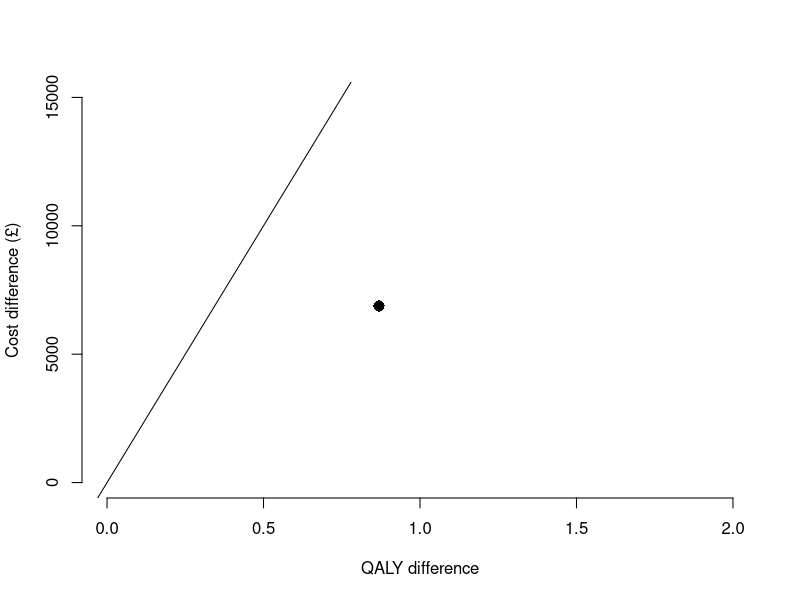
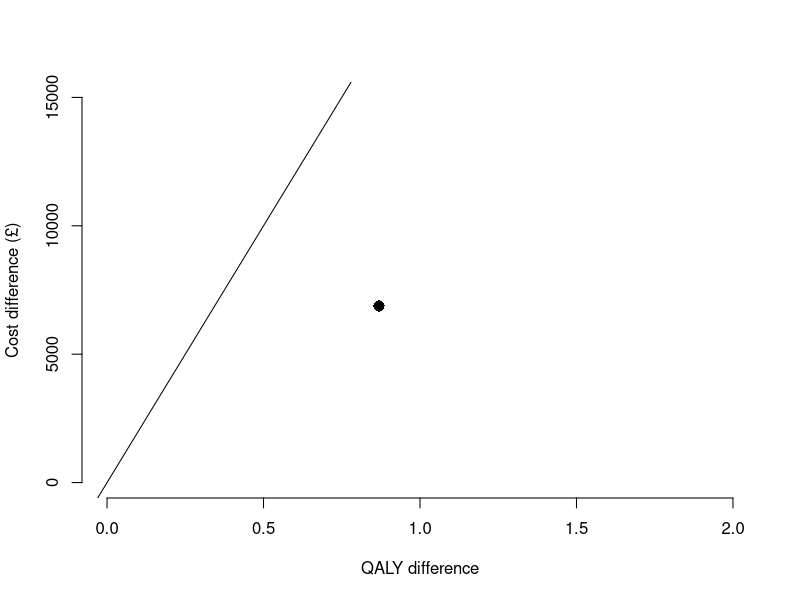
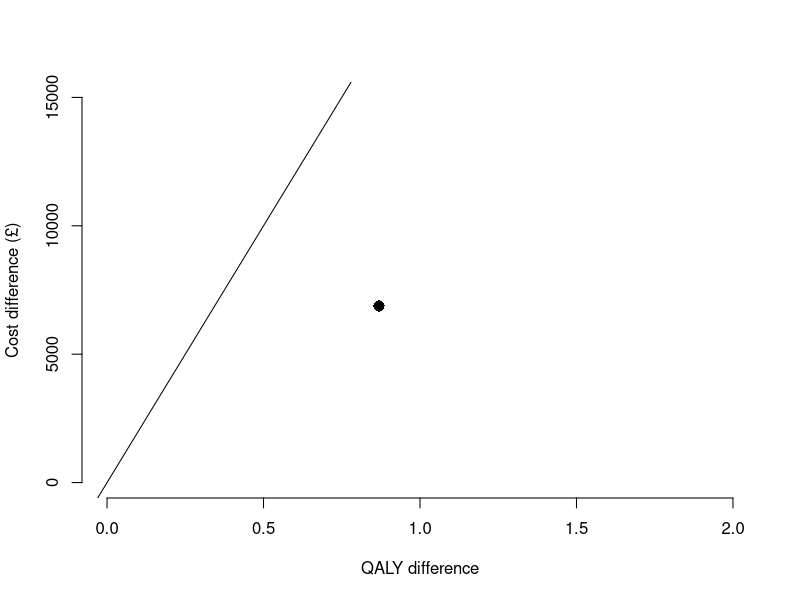

Write the R code that produced these figures, in order. (Note: this script raises an error after producing the figures.)
############################
# Markov model: real world #
############################

## model set-up ----

t_names <- c("without_drug", "with_drug")
n_treatments <- length(t_names)

s_names  <- c("Asymptomatic_disease", "Progressive_disease", "Dead")
n_states <- length(s_names)

n_cohort <- 1000
n_cycles <- 46
Initial_age <- 55

effect <- 0.5

cAsymp <- 500; cDeath <- 1000; cProg <- 3000
cDrug <- 1000
uAsymp <- 0.95; uProg <- 0.75
oDr <- 0.06; cDr <- 0.06
tpDcm <- 0.15; tpProg <- 0.01

tpDn <- 0.0379  # over 65 year old


# cost of staying in state
state_c_matrix <-
  matrix(c(cAsymp, cProg, 0,
           cAsymp + cDrug, cProg, 0),
         byrow = TRUE,
         nrow = n_treatments,
         dimnames = list(t_names,
                         s_names))

# qaly when staying in state
state_q_matrix <-
  matrix(c(uAsymp, uProg, 0,
           uAsymp, uProg, 0),
         byrow = TRUE,
         nrow = n_treatments,
         dimnames = list(t_names,
                         s_names))

# cost of moving to a state
# same for both treatments
trans_c_matrix <-
  matrix(c(0, 0, 0,
           0, 0, cDeath,
           0, 0, 0),
         byrow = TRUE,
         nrow = n_states,
         dimnames = list(from = s_names,
                         to = s_names))

# Transition probabilities ---- 

# time-homogeneous
p_matrix <- array(data = c(1 - tpProg - tpDn, 0, 0,
                           tpProg, 1 - tpDcm - tpDn, 0,
                           tpDn, tpDcm + tpDn, 1,
                           1 - tpProg*(1-effect) - tpDn, 0, 0,
                           tpProg*(1-effect), 1 - tpDcm - tpDn, 0,
                           tpDn, tpDcm + tpDn, 1),
                  dim = c(n_states, n_states, n_treatments),
                  dimnames = list(from = s_names,
                                  to = s_names,
                                  t_names))

# Store population output for each cycle 

# state populations
pop <- array(data = NA,
             dim = c(n_states, n_cycles, n_treatments),
             dimnames = list(state = s_names,
                             cycle = NULL,
                             treatment = t_names))

pop["Asymptomatic_disease", cycle = 1, ] <- n_cohort
pop["Progressive_disease", cycle = 1, ] <- 0
pop["Dead", cycle = 1, ] <- 0

# _arrived_ state populations
trans <- array(data = NA,
               dim = c(n_states, n_cycles, n_treatments),
               dimnames = list(state = s_names,
                               cycle = NULL,
                               treatment = t_names))

trans[, cycle = 1, ] <- 0


# Sum costs and QALYs for each cycle at a time for each drug 

cycle_empty_array <-
  array(NA,
        dim = c(n_treatments, n_cycles),
        dimnames = list(treatment = t_names,
                        cycle = NULL))

cycle_state_costs <- cycle_trans_costs <- cycle_empty_array
cycle_costs <- cycle_QALYs <- cycle_empty_array
LE <- LYs <- cycle_empty_array    # life expectancy; life-years
cycle_QALE <- cycle_empty_array   # quality-adjusted life expectancy

total_costs <- setNames(c(NA, NA), t_names)
total_QALYs <- setNames(c(NA, NA), t_names)


# Time-dependent probability matrix ----

p_matrix_cycle <- function(p_matrix, age, cycle,
                           tpProg = 0.01,
                           tpDcm = 0.15,
                           effect = 0.5) {
  tpDn_lookup <-
    c("(34,44]" = 0.0017,
      "(44,54]" = 0.0044,
      "(54,64]" = 0.0138,
      "(64,74]" = 0.0379,
      "(74,84]" = 0.0912,
      "(84,100]" = 0.1958)
  
  age_grp <- cut(age, breaks = c(34,44,54,64,74,84,100))
  tpDn <- tpDn_lookup[age_grp]
  
  # Matrix containing transition probabilities for without_drug
  p_matrix["Asymptomatic_disease", "Progressive_disease", "without_drug"] <- tpProg*cycle
  p_matrix["Asymptomatic_disease", "Dead", "without_drug"] <- tpDn
  p_matrix["Asymptomatic_disease", "Asymptomatic_disease", "without_drug"] <- 1 - tpProg*cycle - tpDn
  p_matrix["Progressive_disease", "Dead", "without_drug"] <- tpDcm + tpDn
  p_matrix["Progressive_disease", "Progressive_disease", "without_drug"] <- 1 - tpDcm - tpDn
  p_matrix["Dead", "Dead", "without_drug"] <- 1
  
  # Matrix containing transition probabilities for with_drug
  p_matrix["Asymptomatic_disease", "Progressive_disease", "with_drug"] <- tpProg*(1 - effect)*cycle
  p_matrix["Asymptomatic_disease", "Dead", "with_drug"] <- tpDn
  p_matrix["Asymptomatic_disease", "Asymptomatic_disease", "with_drug"] <-
    1 - tpProg*(1 - effect)*cycle - tpDn
  p_matrix["Progressive_disease", "Dead", "with_drug"] <- tpDcm + tpDn
  p_matrix["Progressive_disease", "Progressive_disease", "with_drug"] <- 1 - tpDcm - tpDn
  p_matrix["Dead", "Dead", "with_drug"] <- 1
  
  return(p_matrix)
}



## Run model ----

for (i in 1:n_treatments) {
  
  age <- Initial_age
  
  for (j in 2:n_cycles) {
    
    p_matrix <- p_matrix_cycle(p_matrix, age, j - 1)
    
    pop[, cycle = j, treatment = i] <-
      pop[, cycle = j - 1, treatment = i] %*% p_matrix[, , treatment = i]
    
    trans[, cycle = j, treatment = i] <-
      pop[, cycle = j - 1, treatment = i] %*% (trans_c_matrix * p_matrix[, , treatment = i])
    
    age <- age + 1
  }
  
  cycle_state_costs[i, ] <-
    (state_c_matrix[treatment = i, ] %*% pop[, , treatment = i]) * 1/(1 + cDr)^(1:n_cycles - 1)
  
  # discounting at _previous_ cycle
  cycle_trans_costs[i, ] <-
    (c(1,1,1) %*% trans[, , treatment = i]) * 1/(1 + cDr)^(1:n_cycles - 2)
  
  cycle_costs[i, ] <- cycle_state_costs[i, ] + cycle_trans_costs[i, ]
  
  # life expectancy
  LE[i, ] <- c(1,1,0) %*% pop[, , treatment = i]
  
  # life-years
  LYs[i, ] <- LE[i, ] * 1/(1 + oDr)^(1:n_cycles - 1)
  
  # quality-adjusted life expectancy
  cycle_QALE[i, ] <-
    state_q_matrix[treatment = i, ] %*% pop[, , treatment = i]
  
  # quality-adjusted life-years
  cycle_QALYs[i, ] <- cycle_QALE[i, ] * 1/(1 + oDr)^(1:n_cycles - 1)
  
  total_costs[i] <- sum(cycle_costs[treatment = i, -1])
  total_QALYs[i] <- sum(cycle_QALYs[treatment = i, -1])
}


## Plot results ----

# Incremental costs and QALYs of with_drug vs to without_drug
c_incr <- total_costs["with_drug"] - total_costs["without_drug"]
q_incr <- total_QALYs["with_drug"] - total_QALYs["without_drug"]

# Incremental cost-effectiveness ratio
ICER <- c_incr/q_incr

wtp <- 20000
plot(x = q_incr/n_cohort, y = c_incr/n_cohort,
     xlim = c(0, 2),
     ylim = c(0, 15e3),
     pch = 16, cex = 1.5,
     xlab = "QALY difference",
     ylab = paste0("Cost difference (", enc2utf8("\u00A3"), ")"),
     frame.plot = FALSE)
abline(a = 0, b = wtp) # willingness-to-pay threshold


png("figures/ceplane_point.png", width = 4, height = 4, units = "in", res = 640)
plot(x = q_incr/n_cohort, y = c_incr/n_cohort,
     xlim = c(0, 2),
     ylim = c(0, 15e3),
     pch = 16, cex = 1.5,
     xlab = "QALY difference",
     ylab = paste0("Cost difference (", enc2utf8("\u00A3"), ")"),
     frame.plot = FALSE)
abline(a = 0, b = wtp) # willingness-to-pay threshold
dev.off()



###########################################
# replace with sim_pop()

# simulate state populations
sim_pop <- function(n_cycles, age,
                    trans_c_matrix,
                    p_matrix, pop, trans, i) {
  
  for (j in 2:n_cycles) {
    p_matrix <- p_matrix_cycle(p_matrix, age, j - 1)
    pop[, cycle = j, i] <-
      pop[, cycle = j - 1, i] %*% p_matrix[, , i]
    trans[, cycle = j, i] <-
      pop[, cycle = j - 1, i] %*% (trans_c_matrix * p_matrix[, , i])
    age <- age + 1
  }
  
  list(pop = pop[, , i],
       trans = trans[, , i])
}


for (i in 1:n_treatments) {
  
  # simulate state populations
  sim_res <-
    sim_pop(n_cycles, Initial_age,
            trans_c_matrix,
            p_matrix, pop, trans, i)
  
  trans[, , i] <- sim_res$trans
  pop[, , i] <- sim_res$pop
  
  cycle_state_costs[i, ] <-
    (state_c_matrix[treatment = i, ] %*% pop[, , treatment = i]) * 1/(1 + cDr)^(1:n_cycles - 1)
  
  # discounting at _previous_ cycle
  cycle_trans_costs[i, ] <-
    (c(1,1,1) %*% trans[, , treatment = i]) * 1/(1 + cDr)^(1:n_cycles - 2)
  
  cycle_costs[i, ] <- cycle_state_costs[i, ] + cycle_trans_costs[i, ]
  
  # life expectancy
  LE[i, ] <- c(1,1,0) %*% pop[, , treatment = i]
  
  # life-years
  LYs[i, ] <- LE[i, ] * 1/(1 + oDr)^(1:n_cycles - 1)
  
  # quality-adjusted life expectancy
  cycle_QALE[i, ] <-
    state_q_matrix[treatment = i, ] %*% pop[, , treatment = i]
  
  # quality-adjusted life-years
  cycle_QALYs[i, ] <- cycle_QALE[i, ] * 1/(1 + oDr)^(1:n_cycles - 1)
  
  total_costs[i] <- sum(cycle_costs[treatment = i, -1])
  total_QALYs[i] <- sum(cycle_QALYs[treatment = i, -1])
}


## Plot results ----

# Incremental costs and QALYs of with_drug vs to without_drug
c_incr <- total_costs["with_drug"] - total_costs["without_drug"]
q_incr <- total_QALYs["with_drug"] - total_QALYs["without_drug"]

# Incremental cost-effectiveness ratio
ICER <- c_incr/q_incr

wtp <- 20000
plot(x = q_incr/n_cohort, y = c_incr/n_cohort,
     xlim = c(0, 2),
     ylim = c(0, 15e3),
     pch = 16, cex = 1.5,
     xlab = "QALY difference",
     ylab = paste0("Cost difference (", enc2utf8("\u00A3"), ")"),
     frame.plot = FALSE)
abline(a = 0, b = wtp) # willingness-to-pay threshold



#############################################
# Probability Sensitivity Analysis (PSA)

# replace point values with functions to random sample

cAsymp <- function() rnorm(1, 500, 127.55)
cDeath <- function() rnorm(1, 1000, 255.11)
cDrug  <- function() rnorm(1, 1000, 102.04)
cProg  <- function() rnorm(1, 3000, 510.21)
effect <- function() rnorm(1, 0.5, 0.051)
tpDcm  <- function() rbeta(1, 29, 167)
tpProg <- function() rbeta(1, 15, 1506)
uAsymp <- function() rbeta(1, 69, 4)
uProg  <- function() rbeta(1, 24, 8)


# Define cost and QALYs as functions

state_c_matrix <- function() {
  matrix(c(cAsymp(), cProg(), 0,            # without drug
           cAsymp() + cDrug(), cProg(), 0), # with drug
           byrow = TRUE,
           nrow = n_treatments,
           dimnames = list(t_names,
                           s_names))
}

state_q_matrix <- function() {
  matrix(c(uAsymp(), uProg(), 0,  # without drug
           uAsymp(), uProg(), 0), # with drug
         byrow = TRUE,
         nrow = n_treatments,
         dimnames = list(t_names,
                         s_names))
}

trans_c_matrix <- function() {
  matrix(c(0, 0, 0,         # Asymptomatic_disease
           0, 0, cDeath(),  # Progressive_disease
           0, 0, 0),        # Dead
         byrow = TRUE,
         nrow = n_states,
         dimnames = list(from = s_names,
                         to = s_names))
}


## Run PSA analysis ----

n_trials <- 500

costs <- matrix(NA, nrow = n_trials, ncol = n_treatments,
                dimnames = list(NULL, t_names))
qalys <- matrix(NA, nrow = n_trials, ncol = n_treatments,
                dimnames = list(NULL, t_names))

for (i in 1:n_trials) {
  ce_res <- ce_markov(start_pop = c(n_cohort, 0, 0),
                      p_matrix,
                      state_c_matrix(),
                      trans_c_matrix(),
                      state_q_matrix())
  
  costs[i, ] <- ce_res$total_costs
  qalys[i, ] <- ce_res$total_QALYs
}


## Plot results ----

# incremental costs and QALYs of with_drug vs to without_drug
c_incr_psa <- costs[, "with_drug"] - costs[, "without_drug"]
q_incr_psa <- qalys[, "with_drug"] - qalys[, "without_drug"]

plot(x = q_incr_psa/n_cohort, y = c_incr_psa/n_cohort,
     xlim = c(0, 2),
     ylim = c(0, 15e3),
     pch = 16, cex = 1.2,
     col = "grey",
     xlab = "QALY difference",
     ylab = paste0("Cost difference (", enc2utf8("\u00A3"), ")"),
     frame.plot = FALSE)
abline(a = 0, b = wtp, lwd = 2) # Willingness-to-pay threshold
points(x = q_incr/n_cohort, y = c_incr/n_cohort,
       col = "red", pch = 16, cex = 1.5)

png("figures/ceplane_psa.png", width = 4, height = 4, units = "in", res = 640)
plot(x = q_incr_psa/n_cohort, y = c_incr_psa/n_cohort,
     xlim = c(0, 2),
     ylim = c(0, 15e3),
     pch = 16, cex = 1.2,
     col = "grey",
     xlab = "QALY difference",
     ylab = paste0("Cost difference (", enc2utf8("\u00A3"), ")"),
     frame.plot = FALSE)
abline(a = 0, b = wtp, lwd = 2) # Willingness-to-pay threshold
points(x = q_incr/n_cohort, y = c_incr/n_cohort,
       col = "red", pch = 16, cex = 1.5)
dev.off()



